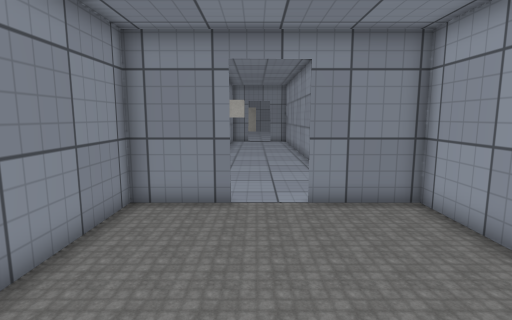
view 1 (above)

13 first-person views from a walk through a 3-D level made in the Unity game engine. The camera is 1.3 m above the floor, tilts 8° down and sees 80° across. The floor is counted in squares, 0.53 m on a side. Each view is taken from the middle of a square. On the plan, view 1 faces up. The plan holds only what a view shows up to about 19 squares ahead; the rest is blank. The place goes on beyond the plan. The player is left out. Door leaves are left out, so doorways stand open. Some surface patterns are stand-ins.

view 2
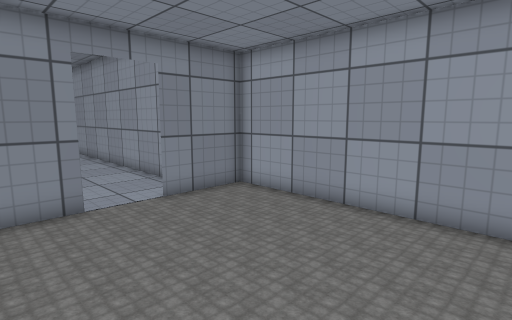

view 3
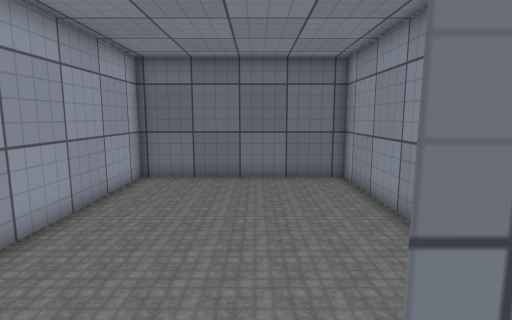

view 4
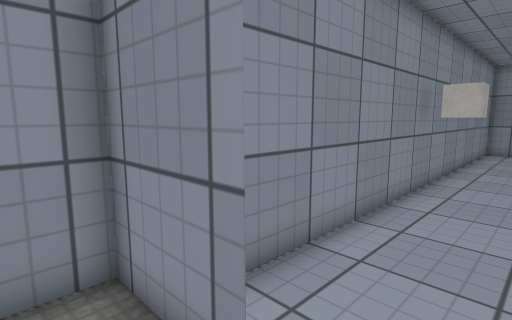

view 5
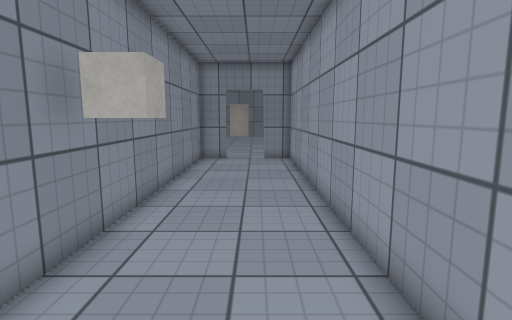

view 6
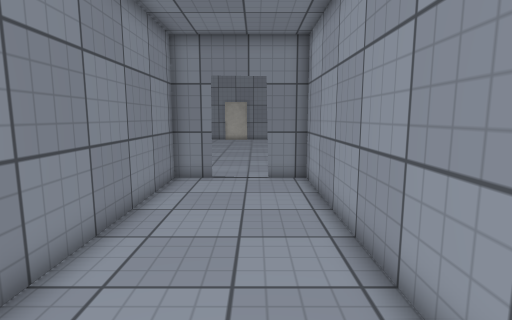

view 7
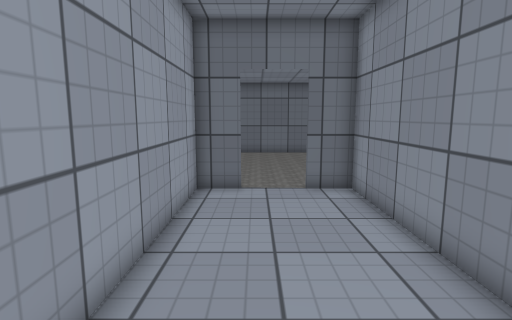

view 8
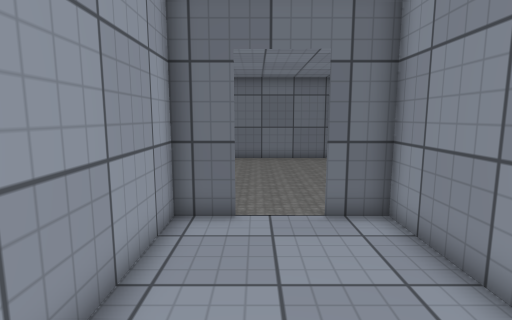

view 9
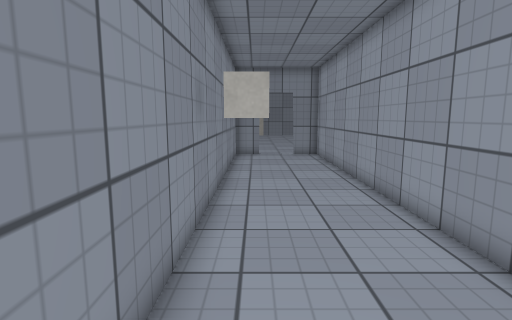

view 10
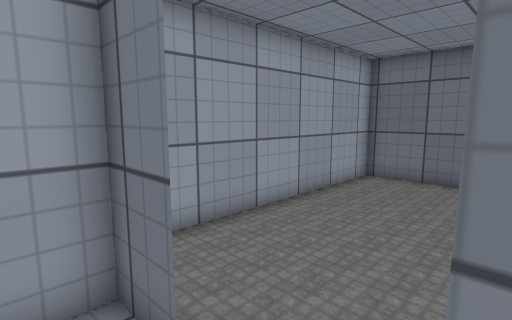

view 11
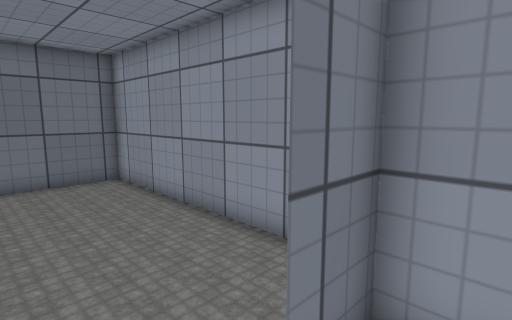

view 12
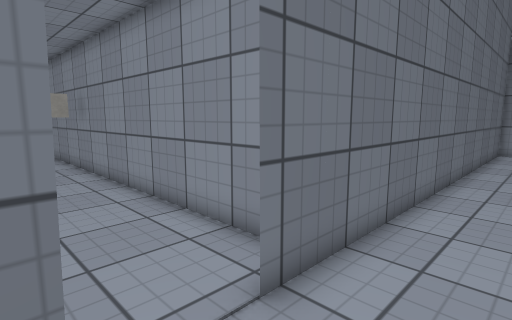

view 13
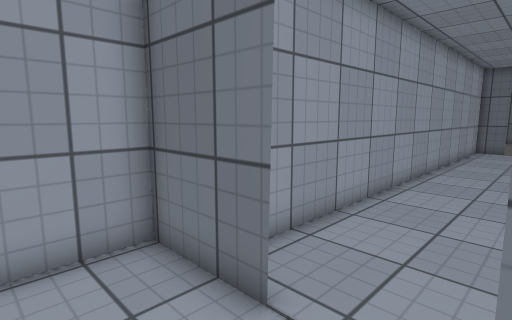

### Floor plan
Ten units are one square. View 1 is at (0, 0); x grows to the right and y downward. Boxes are objects, and circles mark ways between rooms. Rooms are numbered by the first view taken in them; rooms with no view inside come last. Other rooms are left out.
<svg viewBox="-220 -343 273 372">
<path fill="none" stroke="#000" d="M-6 -86 -36 -86 -36 24 48 24 48 -86 15 -86M-23 -176 -23 -86 -6 -86M-8 -313 -23 -313 -23 -194M15 -86 31 -86 31 -313 14 -313M14 -313 48 -313 48 -338M-215 -313 -8 -313"/>
<rect x="-25" y="-195" width="20" height="20" fill="#bbb"><title>other object</title></rect>
<circle cx="5" cy="-85" r="3" fill="#2a7"/>
<circle cx="0" cy="-310" r="3" fill="#2a7"/>
<text x="0" y="-30">1</text>
<text x="0" y="-200">2</text>
<text x="-90" y="-330">3</text>
</svg>
Room 1 opens to room 2. Room 2 opens to room 3.

Where each view was taken, in squares from view 1:
view 1: 0 up, 0 right, facing up
view 2: 0 up, 3 left, facing up-right
view 3: 10 up, 0 right, facing down
view 4: 7 up, 1 right, facing up-left
view 5: 13 up, 1 right, facing up
view 6: 19 up, 1 right, facing up
view 7: 19 up, 1 right, facing down
view 8: 16 up, 1 right, facing down
view 9: 11 up, 1 left, facing up
view 10: 10 up, 1 left, facing down-right
view 11: 10 up, 1 right, facing down-left
view 12: 34 up, 2 right, facing down-left
view 13: 34 up, 1 left, facing down-right
